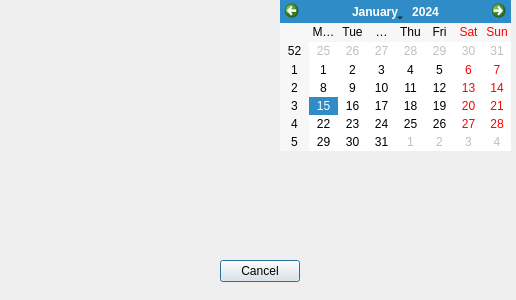
<?xml version="1.0" encoding="UTF-8"?>
<ui version="4.0">
 <class>ScheduleWindow</class>
 <widget class="QDialog" name="ScheduleWindow">
  <property name="geometry">
   <rect>
    <x>0</x>
    <y>0</y>
    <width>516</width>
    <height>300</height>
   </rect>
  </property>
  <property name="windowTitle">
   <string>Dialog</string>
  </property>
  <widget class="QCalendarWidget" name="calendarWidget">
   <property name="geometry">
    <rect>
     <x>280</x>
     <y>0</y>
     <width>231</width>
     <height>151</height>
    </rect>
   </property>
  </widget>
  <widget class="QPushButton" name="pushButtonCancel">
   <property name="geometry">
    <rect>
     <x>220</x>
     <y>260</y>
     <width>80</width>
     <height>22</height>
    </rect>
   </property>
   <property name="text">
    <string>Cancel</string>
   </property>
  </widget>
 </widget>
 <resources/>
 <connections/>
</ui>
